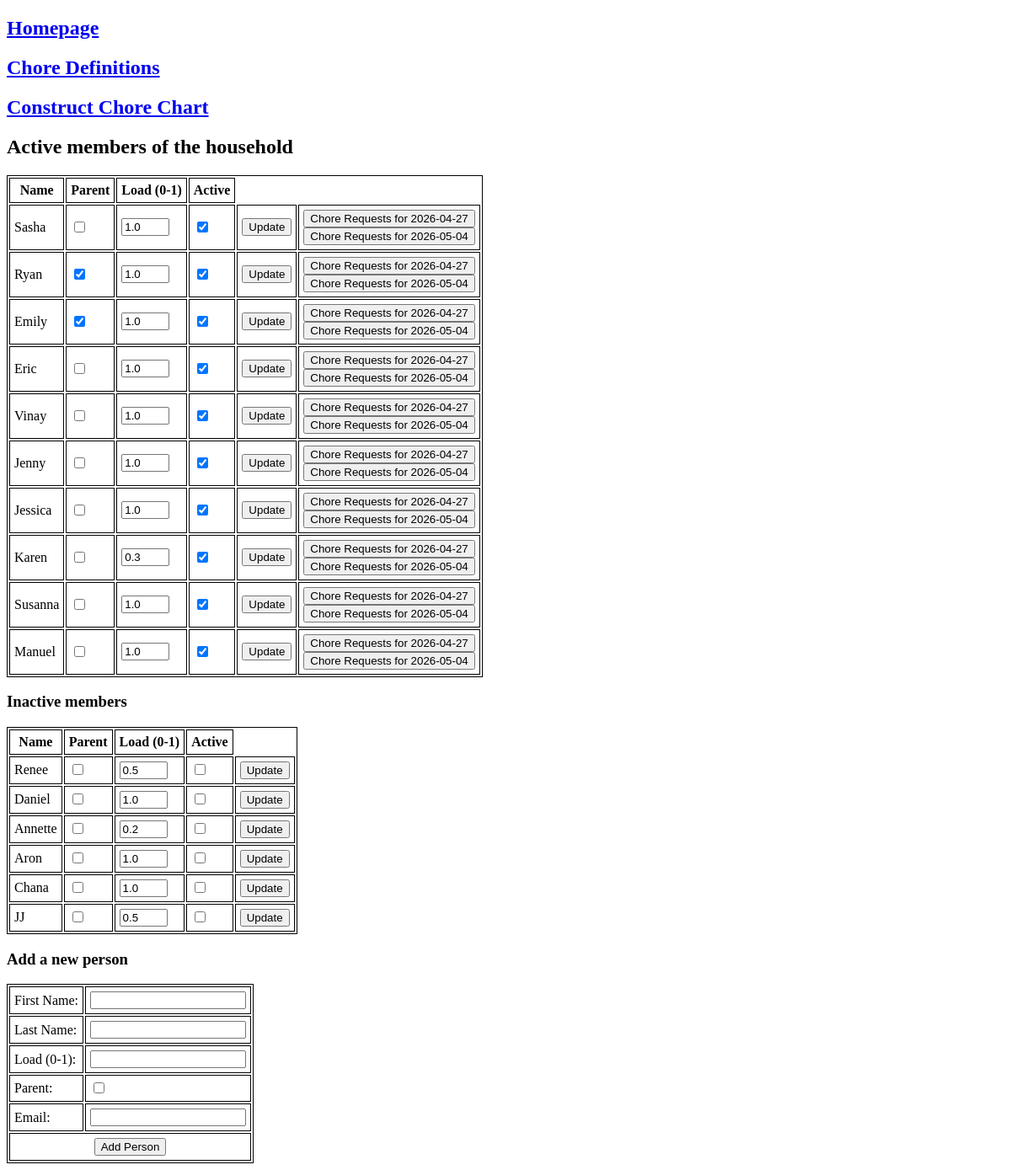
Screenshot of /people with the database file from the repository.
### tables this page shows
CREATE TABLE "people" (
"id" INTEGER,
  "first_name" TEXT,
  "last_name" TEXT,
  "load_fraction" REAL,
  "parent" INTEGER,
  "active" INTEGER,
  "email" TEXT
);

### chore_chart.py (the view)
@app.route("/people")
def people():
    today = date.today()
    this_monday = today - timedelta(days = today.weekday())
    next_monday = this_monday + timedelta(days = 7)
    with sqlite3.connect(db) as con:
        people = pd.read_sql(con=con, sql="SELECT * FROM people")
    return render_template("people.html", people = people,
                           this_monday = this_monday,
                           next_monday = next_monday)

### templates/people.html (shortened to what this page needs)
<!doctype html>
<html>
<head>
  <link rel="stylesheet" href="{{ url_for('static', filename='style.css') }}">
</head>
<body>
  <h2><a href="/">Homepage</a></h2>
  <h2><a href="/tasks">Chore Definitions</a></h2>
  <h2><a href="/chores">Construct Chore Chart</a></h2>
  <h2>Active members of the household</h2>
  <table>
    <tr>
      <th>Name</th>
      <th>Parent</th>
      <th>Load (0-1)</th>
      <th>Active</th>
    </tr>
    {% for person in people.query('active == 1').itertuples() %}
    <tr>
      <td>{{person.first_name}}</td>
      <form method="POST" action="{{ url_for('update_person') }}">
	<td>
	  <input type="checkbox" name="parent" {{"checked" if person.parent else ""}}/>
	</td>
	<td>
	  <input type="text" name="frac" size="4" value="{{ person.load_fraction }}"/>
	</td>
	<td>
	  <input type="checkbox" name="active" {{"checked" if person.active else ""}}/>
	</td>
	<td>
	  <button type="sumbit">Update</button>
	</td>
      </form>
      <td>
	{% if person.active %}
	<form action="{{ url_for('requests', person_id = person.id,
		      monday = this_monday) }}", method="GET">
	  <button type="sumbit">Chore Requests for {{this_monday}}</button>
	</form>
	<form action="{{ url_for('requests', person_id = person.id,
		      monday = next_monday) }}", method="GET">
	  <button type="sumbit">Chore Requests for {{next_monday}}</button>
	</form>
	{% endif %}
      </td>
    </tr>
    {% endfor %}
  </table>
  <h3>Inactive members</h3>
  <table>
    <tr>
      <th>Name</th>
      <th>Parent</th>
      <th>Load (0-1)</th>
      <th>Active</th>
    </tr>
    {% for person in people.query('active == 0').itertuples() %}
    <tr>
      <td>{{person.first_name}}</td>
      <form method="POST" action="{{ url_for('update_person') }}">
	<td>
	  <input type="checkbox" name="parent" {{"checked" if person.parent else ""}}/>
	</td>
	<td>
	  <input type="text" name="frac" size="4" value="{{ person.load_fraction }}"/>
	</td>
	<td>
	  <input type="checkbox" name="active" {{"checked" if person.active else ""}}/>
	</td>
	<td>
	  <button type="sumbit">Update</button>
	</td>
      </form>
    </tr>
    {% endfor %}
  </table>
  <h3>Add a new person</h3>
  <form method="POST" action="{{ url_for('add_person') }}">
    <table>
      <tr>
	<td><label for="first_name">First Name:</label></td>
	<td><input type="text" id="first_name" name="first_name"></input></td>
      </tr>
      <tr>
	<td><label for="last_name">Last Name:</label></td>
	<td><input type="text" id="last_name" name="last_name"></input></td>
      </tr>
      <tr>
	<td><label for="frac">Load (0-1):</label></td>
	<td><input type="text" id="frac" name="frac"></input></td>
      </tr>
      <tr>
	<td><label for="parent">Parent:</label></td>
	<td><input type="checkbox" id="parent" name="parent"></input></td>
      </tr>
      <tr>
	<td><label for="email">Email:</label></td>
	<td><input type="text" id="email" name="email"></input></td>
      </tr>
      <tr>
	<td colspan="2" class="center-text">
	  <input type="submit" value="Add Person">
	</td>
      </tr>
    </table>
  </form>
</body>
</html>

### static/style.css (style rules this page uses)
table, th, td { border: 1px solid; }
th, td { padding: 5px; }
.center-text { text-align: center; }

### rows the page displays
people: first_name "Sasha", frac "1.0", this_monday "2026-04-27", next_monday "2026-05-04"
people: first_name "Ryan", frac "1.0", this_monday "2026-04-27", next_monday "2026-05-04"
people: first_name "Emily", frac "1.0", this_monday "2026-04-27", next_monday "2026-05-04"
people: first_name "Eric", frac "1.0", this_monday "2026-04-27", next_monday "2026-05-04"
people: first_name "Vinay", frac "1.0", this_monday "2026-04-27", next_monday "2026-05-04"
people: first_name "Jenny", frac "1.0", this_monday "2026-04-27", next_monday "2026-05-04"
people: first_name "Jessica", frac "1.0", this_monday "2026-04-27", next_monday "2026-05-04"
people: first_name "Karen", frac "0.3", this_monday "2026-04-27", next_monday "2026-05-04"
people: first_name "Susanna", frac "1.0", this_monday "2026-04-27", next_monday "2026-05-04"
people: first_name "Manuel", frac "1.0", this_monday "2026-04-27", next_monday "2026-05-04"
people: first_name "Renee", frac "0.5"
people: first_name "Daniel", frac "1.0"
people: first_name "Annette", frac "0.2"
people: first_name "Aron", frac "1.0"
people: first_name "Chana", frac "1.0"
people: first_name "JJ", frac "0.5"
